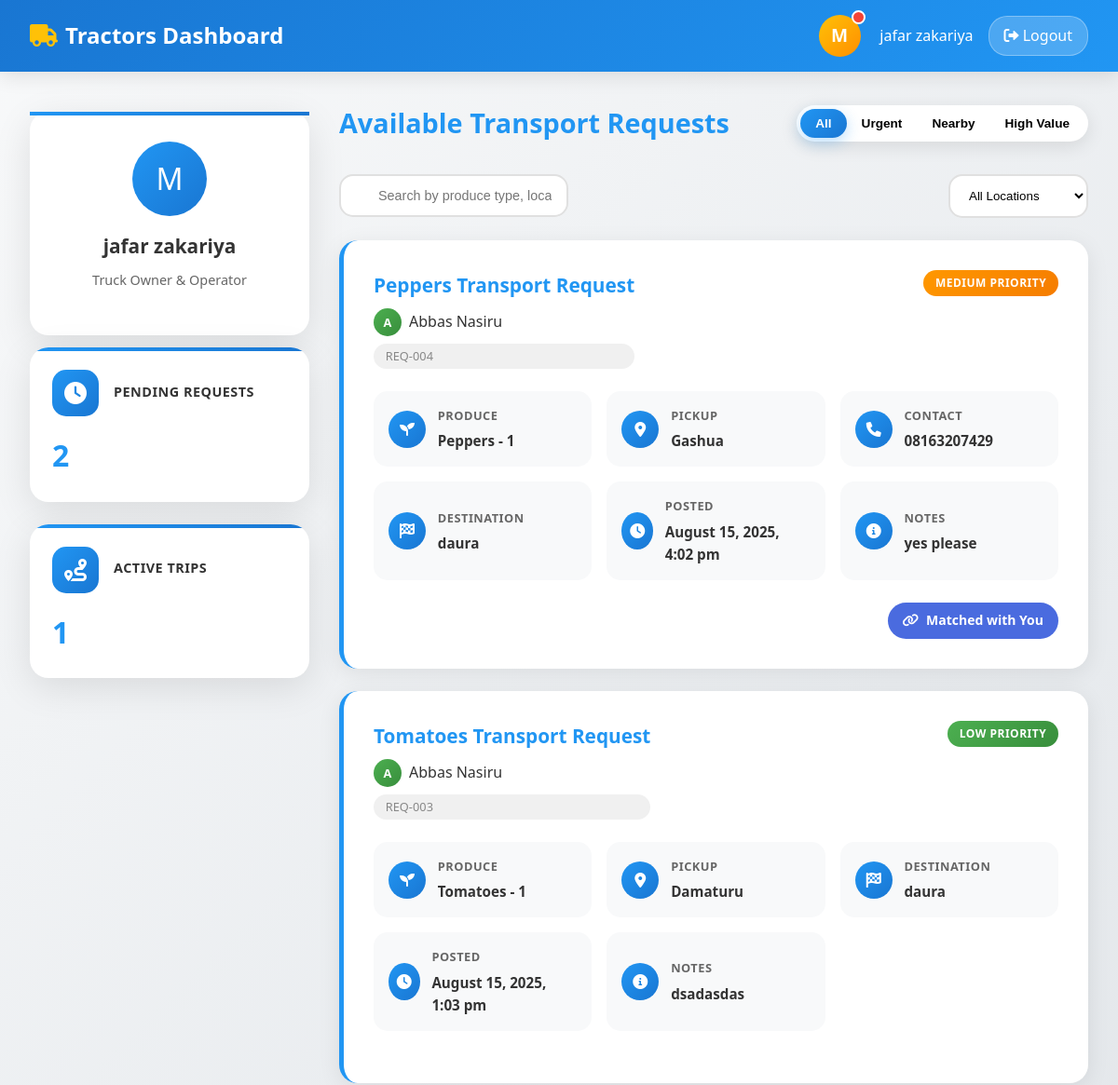
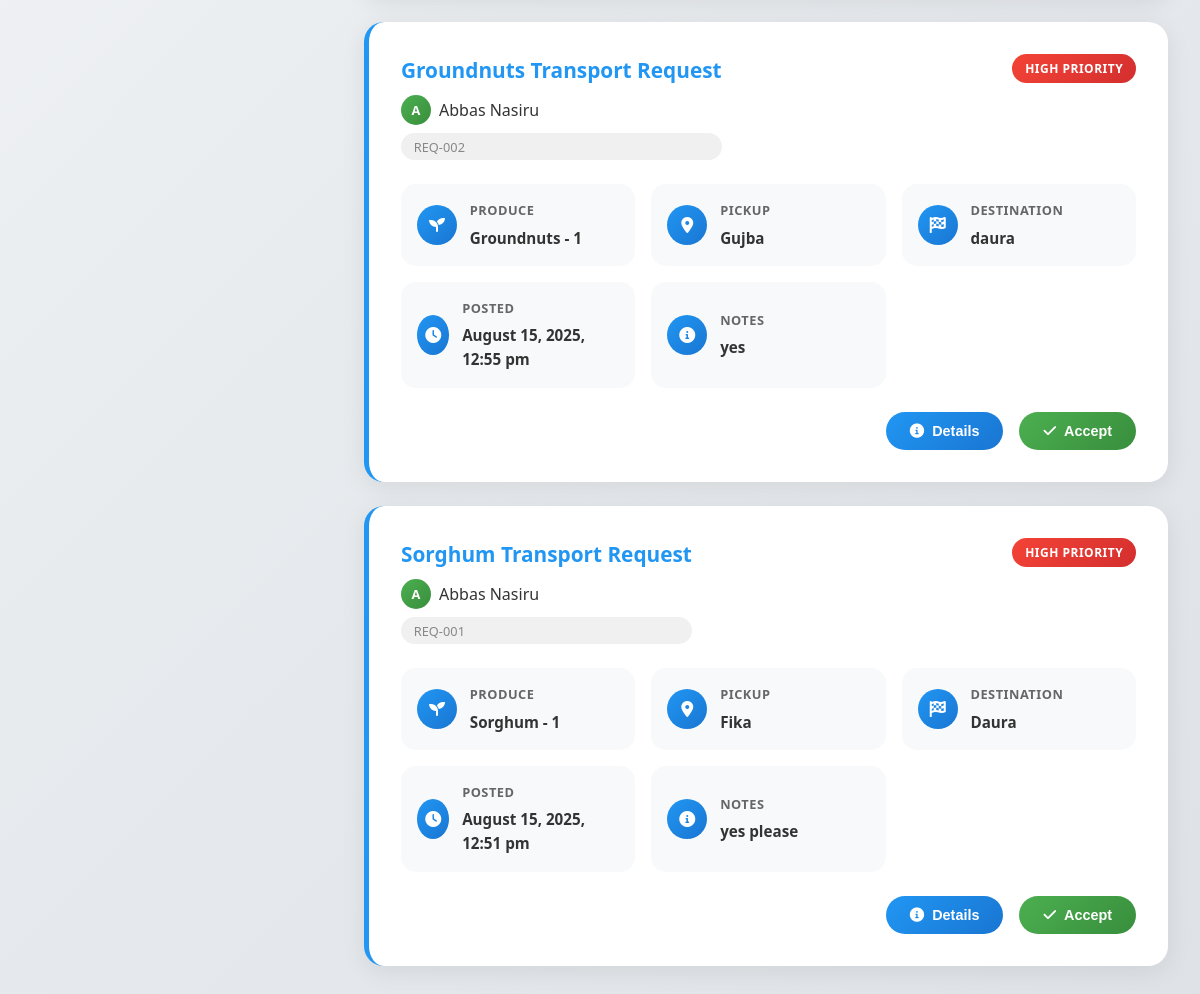
/tractorsdashboard.php (signed in), run on the app's committed database (2 pictures, top to bottom).
### tables this page shows
CREATE TABLE `users` (
  `id` int(11) NOT NULL,
  `name` varchar(100) NOT NULL,
  `phone` varchar(20) NOT NULL,
  `password` varchar(255) NOT NULL,
  `role` enum('farmer','truck_owner','admin') NOT NULL,
  `location` varchar(255) DEFAULT NULL,
  `created_at` datetime DEFAULT current_timestamp()
);

CREATE TABLE `transport_requests` (
  `id` int(11) NOT NULL,
  `farmer_id` int(11) NOT NULL,
  `produce_type` varchar(100) NOT NULL,
  `quantity` varchar(50) DEFAULT NULL,
  `pickup_location` varchar(255) NOT NULL,
  `destination` varchar(255) NOT NULL,
  `urgency_level` varchar(100) NOT NULL,
  `additional_information` varchar(255) NOT NULL,
  `status` enum('pending','matched','completed','cancelled') DEFAULT 'pending',
  `created_at` datetime DEFAULT current_timestamp()
);

### tractorsdashboard.php (the view, shortened to what this page needs)
<?php
include("connect.php");
$sql = "SELECT
            tr.id AS request_id,
            tr.produce_type,
            tr.quantity,
            tr.pickup_location,
            tr.destination,
            tr.urgency_level,
            tr.additional_information,
            tr.status,
            tr.created_at,
            u.id AS farmer_id,
            u.name AS farmer_name,
            u.phone AS phone_number
        FROM transport_requests tr
        JOIN users u ON tr.farmer_id = u.id
        ORDER BY tr.created_at DESC";
$stmt = $pdo->query($sql);
$requests = $stmt->fetchAll(PDO::FETCH_ASSOC);
$tracktorId = isset($_SESSION['tractor_id']) ? $_SESSION['tractor_id'] : null;
if ($tracktorId) {
    $sql2 = "SELECT * FROM users WHERE id=? LIMIT 1";
    $stmt = $pdo->prepare($sql2);
    $stmt->execute([$tracktorId]);
    $User = $stmt->fetch(PDO::FETCH_ASSOC);
}
$status_pending = "pending";
$sql3 = "SELECT COUNT(*) AS total_pending
         FROM transport_requests
         WHERE status = ?";
$stmt3 = $pdo->prepare($sql3);
$stmt3->execute([$status_pending]);
$row_pending = $stmt3->fetch(PDO::FETCH_ASSOC);
$status_matched = "matched";
$sql4 = "SELECT COUNT(*) AS total_matched
         FROM transport_requests
         WHERE status = ?";
$stmt4 = $pdo->prepare($sql4);
$stmt4->execute([$status_matched]);
$row_matched = $stmt4->fetch(PDO::FETCH_ASSOC);
?>
<!DOCTYPE html>
<html lang="en">
<head>
    <link href="https://cdnjs.cloudflare.com/ajax/libs/font-awesome/6.0.0/css/all.min.css" rel="stylesheet">
    <link rel="stylesheet" href="styles/tractordashboard.css">
</head>
<body>
    <header class="header">
        <div class="nav-container">
            <div class="logo">
                <i class="fas fa-truck"></i>
                Tractors Dashboard
            </div>
            <?php
                if (isset($tracktorId) && $tracktorId) {
                    ?>
                        <a href="tractorProfilepage.php" id="profile-link">
                            <div class="user-info">
                            <div class="user-avatar">
                                M
                                <div class="notification-dot"></div>
                            </div>
                            <span><?= $User['name']; ?></span>
                            <a href="logout2.php" class="logout-btn">
                                <i class="fas fa-sign-out-alt"></i> Logout
                            </a>
                        </div>
                        </a>
                    <?php
                }
            ?>
        </div>
    </header>
    <?php if (isset($tracktorId) && $tracktorId): ?>
        <div class="container">
            <div class="stats-sidebar">
                <div class="profile-card">
                    <div class="profile-avatar">M</div>
                    <div class="profile-name"><?= $User['name'] ?? "User"; ?></div>
                    <div class="profile-role">Truck Owner & Operator</div>
                </div>
                <div class="stats-card">
                    <div class="stat-header">
                        <div class="stat-icon">
                            <i class="fas fa-clock"></i>
                        </div>
                        <div class="stat-info">
                            <h3>Pending Requests</h3>
                        </div>
                    </div>
                    <div class="stat-value"><?= $row_pending['total_pending'] ?></div>
                </div>
                <div class="stats-card">
                    <div class="stat-header">
                        <div class="stat-icon">
                            <i class="fas fa-route"></i>
                        </div>
                        <div class="stat-info">
                            <h3>Active Trips</h3>
                        </div>
                    </div>
                    <div class="stat-value"><?= $row_matched['total_matched']; ?></div>
                </div>
            </div>
            <div class="requests-container">
                <div class="requests-header">
                    <h2>Available Transport Requests</h2>
                    <div class="filter-tabs">
                        <button class="filter-tab active" onclick="filterRequests('all')">All</button>
                        <button class="filter-tab" onclick="filterRequests('high')">Urgent</button>
                        <button class="filter-tab" onclick="filterRequests('nearby')">Nearby</button>
                        <button class="filter-tab" onclick="filterRequests('high-value')">High Value</button>
                    </div>
                </div>
                <div class="search-filter">
                    <div class="search-wrapper">
                        <input type="text" class="search-input" placeholder="Search by produce type, location, or farmer name...">
                    </div>
                    <select class="location-filter">
                        <option value="">All Locations</option>
                    </select>
                </div>
                <div id="requestsList">
                    <?php foreach ($requests as $request): ?>
                    <div class="request-card" data-status="<?= htmlspecialchars($request['urgency_level']) ?>" data-location="<?= htmlspecialchars($request['pickup_location']) ?>">
                        <div class="request-header">
                            <div>
                                <div class="request-title"><?= htmlspecialchars($request['produce_type']) ?> Transport Request</div>
                                <div class="farmer-info">
                                    <div class="farmer-avatar"><?= substr($request['farmer_name'], 0, 1) ?></div>
                                    <span><?= htmlspecialchars($request['farmer_name']) ?></span>
                                </div>
                                <div class="request-id">REQ-<?= str_pad($request['request_id'], 3, '0', STR_PAD_LEFT) ?></div>
                            </div>
                            <div class="urgency-badge urgency-<?= strtolower($request['urgency_level']) ?>">
                                <?= ucfirst($request['urgency_level']) ?> Priority
                            </div>
                        </div>
                        <div class="request-details">
                            <div class="detail-item">
                                <div class="detail-icon"><i class="fas fa-seedling"></i></div>
                                <div class="detail-content">
                                    <h4>Produce</h4>
                                    <p><?= htmlspecialchars($request['produce_type']) ?> - <?= htmlspecialchars($request['quantity']) ?></p>
                                </div>
                            </div>
                            <div class="detail-item">
                                <div class="detail-icon"><i class="fas fa-map-marker-alt"></i></div>
                                <div class="detail-content">
                                    <h4>Pickup</h4>
                                    <p><?= htmlspecialchars($request['pickup_location']) ?></p>
                                </div>
                            </div>
                            <?php if($request['status'] === "matched"): ?>
                                <div class="detail-item">
                                    <div class="detail-icon"><i class="fas fa-phone"></i></div>
                                    <div class="detail-content">
                                        <h4>Contact</h4>
                                        <p><?= htmlspecialchars($request['phone_number']) ?></p>
                                    </div>
                                </div>
                            <?php endif; ?>
                            <div class="detail-item">
                                <div class="detail-icon"><i class="fas fa-flag-checkered"></i></div>
                                <div class="detail-content">
                                    <h4>Destination</h4>
                                    <p><?= htmlspecialchars($request['destination']) ?></p>
                                </div>
                            </div>
                            <div class="detail-item">
                                <div class="detail-icon"><i class="fas fa-clock"></i></div>
                                <div class="detail-content">
                                    <h4>Posted</h4>
                                    <p><?= date("F j, Y, g:i a", strtotime($request['created_at'])) ?></p>
                                </div>
                            </div>
                            <div class="detail-item">
                                <div class="detail-icon"><i class="fas fa-info-circle"></i></div>
                                <div class="detail-content">
                                    <h4>Notes</h4>
                                    <p><?= htmlspecialchars($request['additional_information']) ?></p>
                                </div>
                            </div>
                        </div>
                        <div class="request-actions">
                            <?php if ($request['status'] == 'pending'): ?>
                                <button class="action-btn btn-details" onclick="showModal('Request Details')">
                                    <i class="fas fa-info-circle"></i> Details
                                </button>
                                <button class="action-btn btn-accept" onclick="acceptRequest(
                                    <?= $request['request_id']; ?>,
                                    '<?= htmlspecialchars($request['produce_type'], ENT_QUOTES); ?>',
                                    '<?= htmlspecialchars($request['quantity'], ENT_QUOTES); ?>',
                                    '<?= htmlspecialchars($request['pickup_location'], ENT_QUOTES); ?>',
                                    '<?= htmlspecialchars($request['destination'], ENT_QUOTES); ?>',
                                    '<?= htmlspecialchars($request['urgency_level'], ENT_QUOTES); ?>',
                                    '<?= htmlspecialchars($request['farmer_name'], ENT_QUOTES); ?>',
                                    '<?= htmlspecialchars($request['farmer_id'], ENT_QUOTES); ?>'
                                )">
                                    <i class="fas fa-check"></i> Accept
                                </button>
                            <?php elseif ($request['status'] == 'matched'): ?>
                                <div class="status-badge matched">
                                    <i class="fas fa-link"></i> Matched with You
                                </div>
                            <?php endif; ?>
                        </div>
                    </div>
                    <?php endforeach; ?>
                </div>
            </div>
        </div>
    <?php endif; ?>
</body>
</html>

### data on the page
users: name "jafar zakariya"
transport_requests: produce_type "Peppers", farmer.name "A", farmer.name "Abbas Nasiru", id "004", urgency_level "MEDIUM", quantity "1", pickup_location "Gashua", farmer.phone "08163207429", destination "daura", created_at "August 15, 2025, 4:02 pm", additional_information "yes please", status "matched" (drawn)
transport_requests: produce_type "Tomatoes", farmer.name "A", farmer.name "Abbas Nasiru", id "003", urgency_level "LOW", quantity "1", pickup_location "Damaturu", destination "daura", created_at "August 15, 2025, 1:03 pm", additional_information "dsadasdas"
transport_requests: produce_type "Groundnuts", farmer.name "A", farmer.name "Abbas Nasiru", id "002", urgency_level "HIGH", quantity "1", pickup_location "Gujba", destination "daura", created_at "August 15, 2025, 12:55 pm", additional_information "yes"
transport_requests: produce_type "Sorghum", farmer.name "A", farmer.name "Abbas Nasiru", id "001", urgency_level "HIGH", quantity "1", pickup_location "Fika", destination "Daura", created_at "August 15, 2025, 12:51 pm", additional_information "yes please"

### other printed values
$row_pending['total_pending'] "2"
$row_matched['total_matched'] "1"
